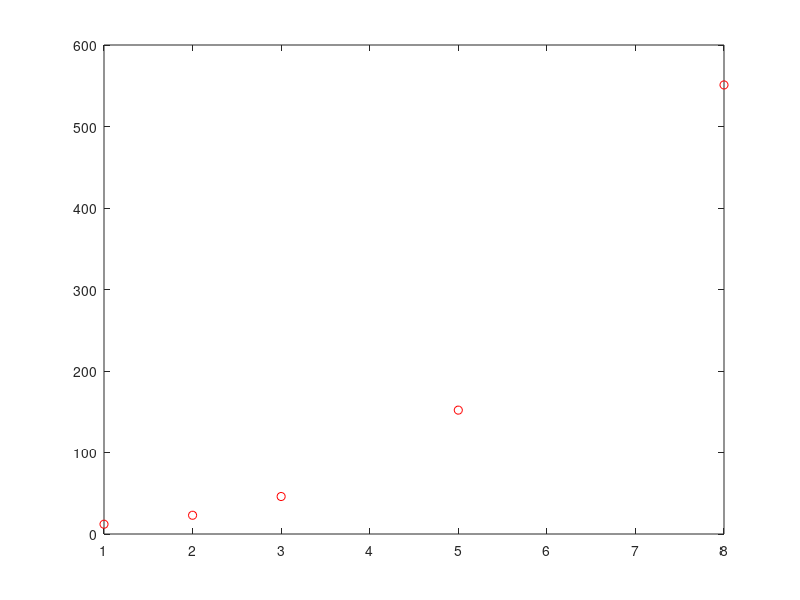

This figure's MATLAB source: (Note: this script raises an error after producing the figure.)
X=[1;2;5;3;8];
Y= [12;23;152;46;551];

plot (X, Y, "or");
C=WNewtonC (X, Y) ;
WNewton (X, X, C, length (X) ) ;
x=linspace (min (X) , max (X) , 100) ;
plot (x, LLagrange (x, X, 1) )
hold on
plot (x, WNewton (x, X, C, 1) , "-r");
plot (x, WNewton (x, X, C, 2) , "-g");
plot (x, WNewton (x, X, C, 3) , "-b");
plot (x, WNewton (x, X, C, 4) , "-m");
plot (x, WNewton (x, X, C, 5) , "-k");
plot (x, LLagrange (x, X, 1) )
hold on

